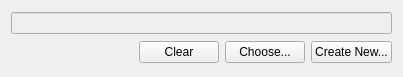
<?xml version="1.0" encoding="UTF-8"?>
<ui version="4.0">
 <class>ParticipantWidget</class>
 <widget class="QWidget" name="ParticipantWidget">
  <property name="geometry">
   <rect>
    <x>0</x>
    <y>0</y>
    <width>403</width>
    <height>77</height>
   </rect>
  </property>
  <property name="windowTitle">
   <string>Form</string>
  </property>
  <layout class="QVBoxLayout" name="verticalLayout">
   <item>
    <widget class="QLineEdit" name="participantLineEdit">
     <property name="enabled">
      <bool>false</bool>
     </property>
    </widget>
   </item>
   <item>
    <layout class="QHBoxLayout" name="horizontalLayout_8">
     <item>
      <spacer name="horizontalSpacer_3">
       <property name="orientation">
        <enum>Qt::Horizontal</enum>
       </property>
       <property name="sizeHint" stdset="0">
        <size>
         <width>40</width>
         <height>20</height>
        </size>
       </property>
      </spacer>
     </item>
     <item>
      <widget class="QPushButton" name="clearParticipantBtn">
       <property name="text">
        <string>Clear</string>
       </property>
      </widget>
     </item>
     <item>
      <widget class="QPushButton" name="chooseParticipantBtn">
       <property name="text">
        <string>Choose...</string>
       </property>
      </widget>
     </item>
     <item>
      <widget class="QPushButton" name="createNewParticipantBtn">
       <property name="text">
        <string>Create New...</string>
       </property>
      </widget>
     </item>
    </layout>
   </item>
  </layout>
 </widget>
 <resources/>
 <connections/>
</ui>
